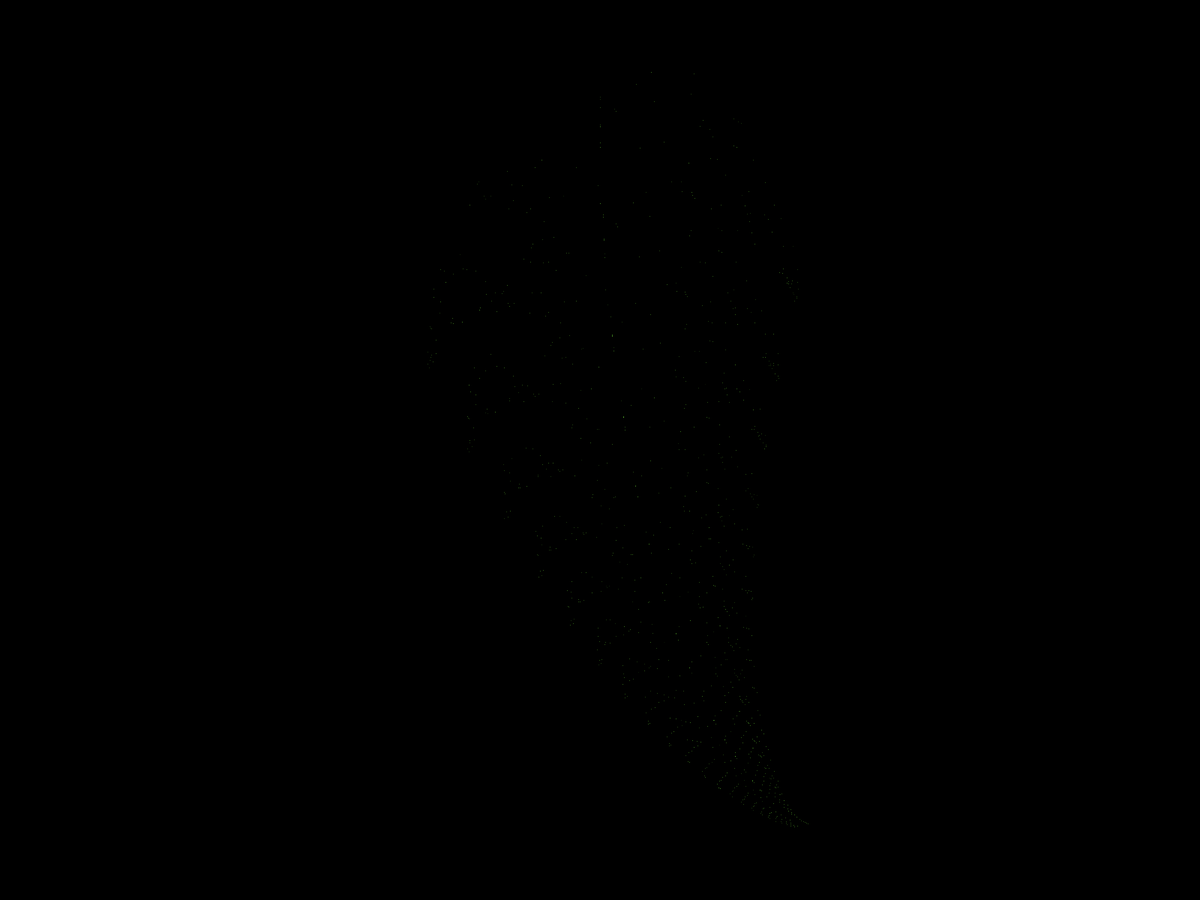
Frame 1 (no input)
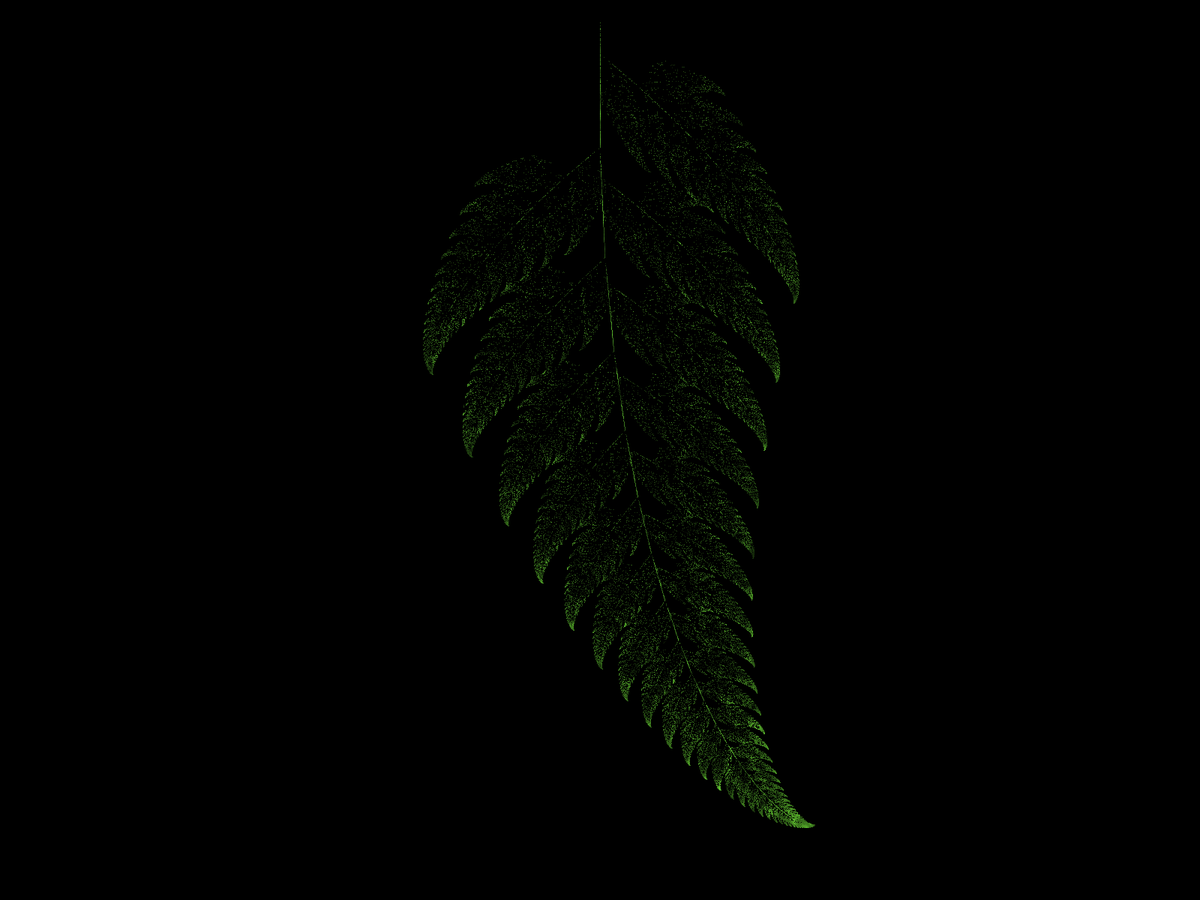
Frame 60 (the mouse pressed at the canvas centre just before this capture)
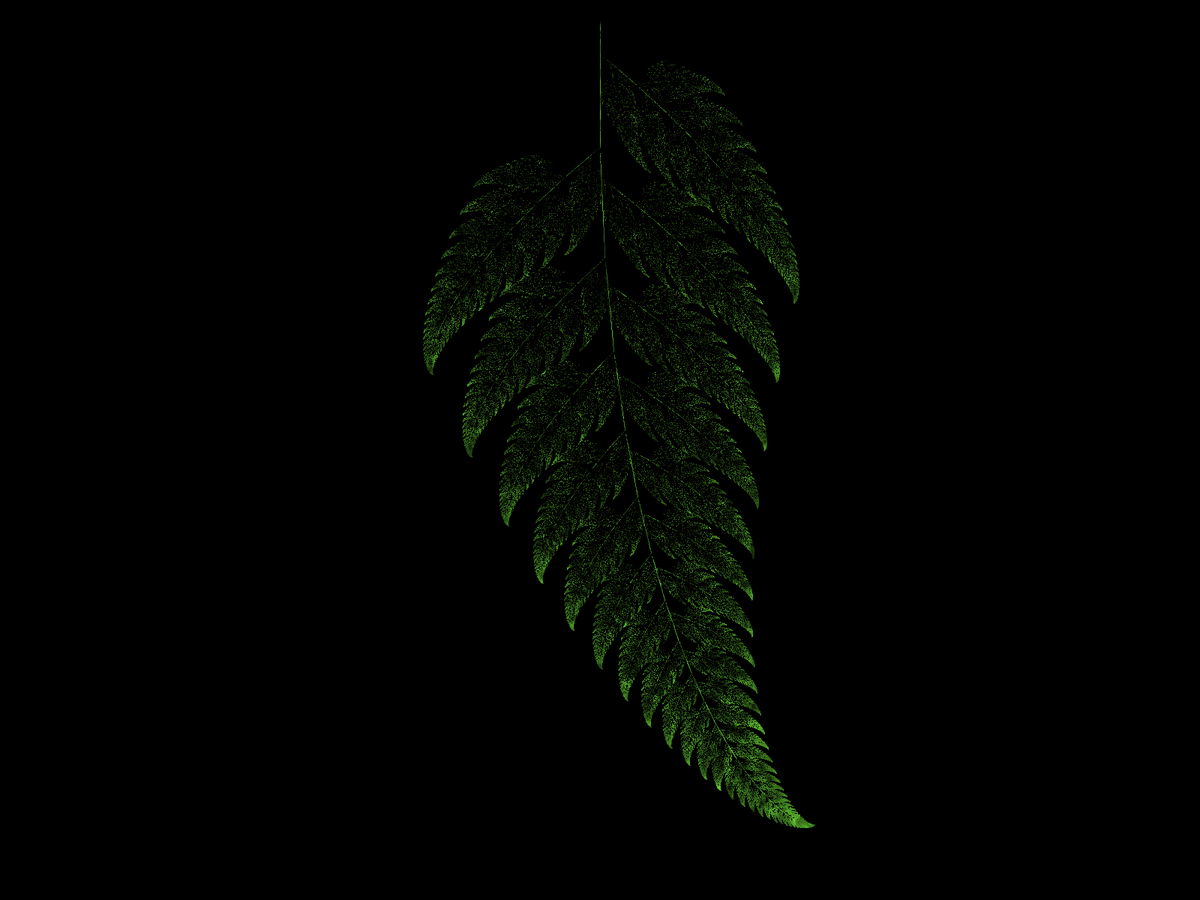
Frame 120 (the mouse held since frame 60 and released just before this capture)

The Processing sketch that drew these frames (run headless with seeded random() and noise(); from frame 60 on, the mouse is pressed at the canvas centre):

// Processing sketch: FernBarnsley
// ── FernBarnsley.pde
// by MalDenOl

final float[][] matrix = new float[][]{
  {0, 0, 0, 0.16, 0, 0, 0.01, 0, 0},
  {0.85, 0.04, -0.04, 0.85, 0, 1.6, 0.85, 0, 0},
  {0.20, -0.26, 0.23, 0.22, 0, 1.6, 0.07, 0, 0},
  {-0.15, 0.28, 0.26, 0.24, 0, 0.44, 0.07, 0, 0},
};

/*
  Fern Barnsley

  f(x) = ax + by + e
  f(y) = cx + dy + f

  ---------------------------------------------------------
  | i      0      1      2      3      4      5      6    |
  |-------------------------------------------------------|
  | f      a      b      c      d      e      f      p    |
  |-------------------------------------------------------|
  | f1     0.00   0.00   0.00   0.16   0.00   0.00   0.01 |
  | f2     0.85   0.04  -0.04   0.85   0.00   1.60   0.85 |
  | f3     0.20  -0.26   0.23   0.22   0.00   1.60   0.07 |
  | f4    -0.15   0.28   0.26   0.24   0.00   0.44   0.07 |
  ---------------------------------------------------------
*/

float x = 0, y = 0, xp = 0, yp = 0;
float border;
float rm = 127, gm = 255, bm = 63;
float smooth = 10;

PImage screen;

void setup()
{
  fullScreen(JAVA2D);
  noCursor();

  background(0);

  border = min(width, height);

  screen = get();

  float percent = 0;
  for(float[] line : matrix)
  {
    line[8] = percent + line[6];
    percent += line[6];
    line[7] = line[8] - line[6];
  }
};

void draw()
{
  image(screen, 0, 0);
  translate(width/2, height/50);
  scale(0.9);

  for(int i = 0; i < 1000; i++)
  {
    int rand = (int)random(100);

    float xt = x;
    float yt = y;

    for(float[] line : matrix)
      if(rand >= line[7]*100 && rand < line[8]*100)
      {
        x = line[0]*xp + line[1]*yp + line[4];
        y = line[2]*xp + line[3]*yp + line[5];
        break;
      }

    xp = xt;
    yp = yt;

    float r = noise(x*smooth, y*smooth) * rm;
    float g = noise(x*smooth, y*smooth) * gm;
    float b = noise(x*smooth, y*smooth) * bm;
    stroke(r, g, b);
    point(x*border/10, y*border/10);
  }

  screen = get();
};

void mouseReleased()
{
  int mode = (int)map(mouseX, -1, width, 1, 5);
  float val = map(mouseY, 0, height - 1, 255, 0);

  switch(mode)
  {
    case 1:
      rm = val;
      break;
    case 2:
      gm = val;
      break;
    case 3:
      bm = val;
      break;
    case 4:
      smooth = map(val, 0, 255, 0, 10);
      break;
  }

  setup();
};

void mouseDragged()
{
  int mode = (int)map(mouseX, -1, width, 1, 5);
  float col = map(mouseY, 0, height - 1, 255, 0);

  switch(mode)
  {
    case 1:
      stroke(col, 0, 0);
      fill(col, 0, 0);
      break;
    case 2:
      stroke(0, col, 0);
      fill(0, col, 0);
      break;
    case 3:
      stroke(0, 0, col);
      fill(0, 0, col);
      break;
    case 4:
      stroke(col);
      fill(col);
      break;
  }

  float x = mouseX - width/2, y = mouseY - height/50;
  ellipse(x, y, 15, 15);
};
